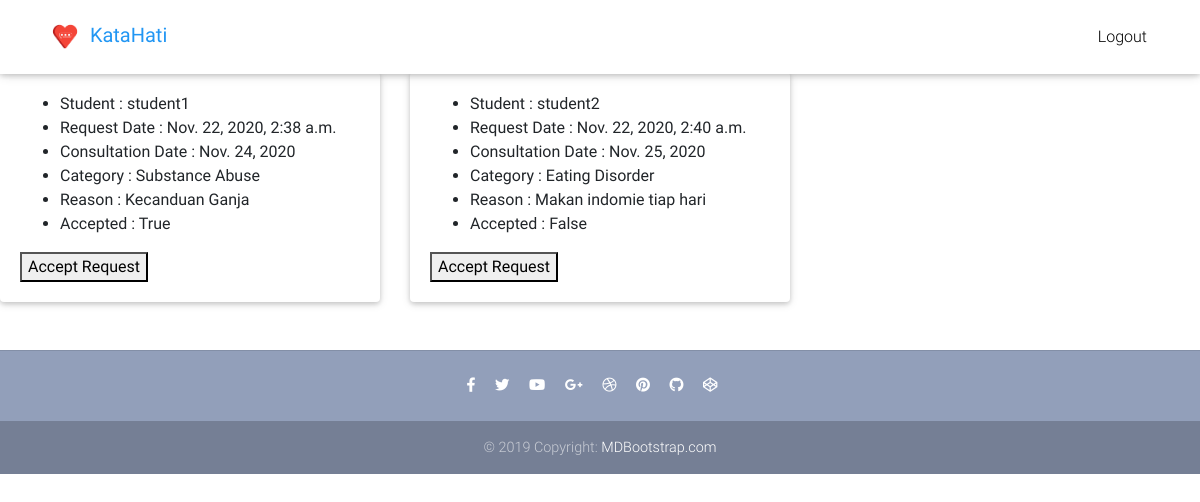
/professional/request_list/ (signed in), run on an earlier commit of the app's database.
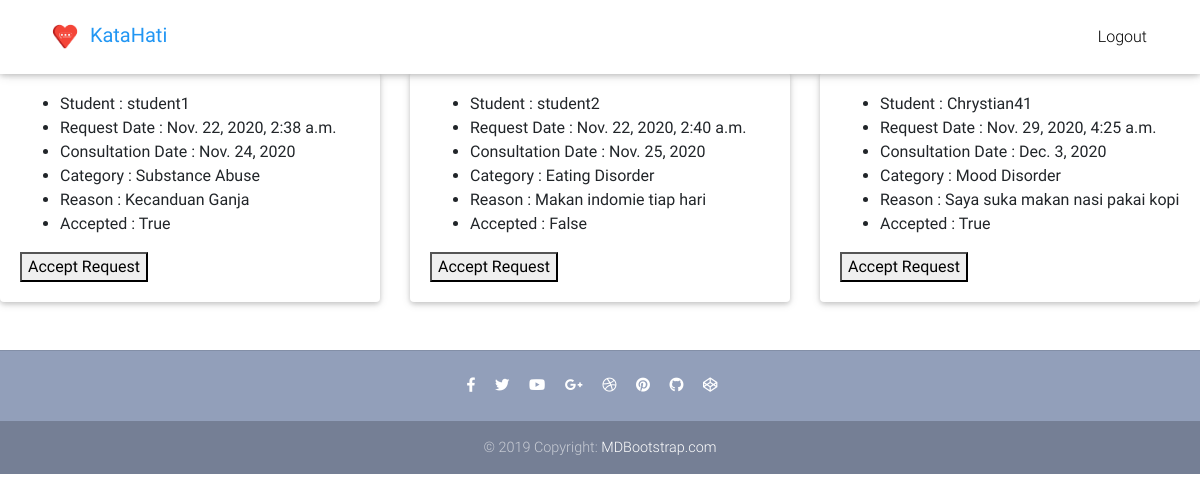
And on a later commit of the database.
### core/models.py (models this page shows, shortened)
class ConsultationRequest(models.Model):
    student = models.ForeignKey(
        "StudentProfile",  on_delete=models.SET_NULL, blank=True, null=True
    )
    professional = models.ForeignKey(
        "ProfessionalProfile",  on_delete=models.SET_NULL, blank=True, null=True
    )
    accepted = models.BooleanField(default=False)
    request_date = models.DateTimeField(auto_now_add=True)
    consultation_date = models.DateField(null=True)
    consultation_hour = models.CharField(null=True, max_length=20)
    category = models.ManyToManyField(CategoryChoices)
    reason = models.TextField()

class StudentProfile(models.Model):
    user = models.OneToOneField(
        User, on_delete=models.CASCADE, primary_key=True)
    fullname = models.TextField(default="NAME")
    nim = models.TextField()
    email = models.EmailField(default="EMAIL")
    def __str__(self):
        return self.user.username

class User(AbstractUser):
    is_student = models.BooleanField(default=False)
    is_professional = models.BooleanField(default=False)

class CategoryChoices(models.Model):
    category = models.CharField(max_length=50)
    def __str__(self):
        return self.category

### core/views.py (the view)
# urls.py: path('professional/request_list/', ProfessionalRequestListView.as_view(), name="professional_request_list"),
class ProfessionalRequestListView(ListView):
    model = ConsultationRequest
    paginate_by = 10
    template_name = "professional_request_list.html"
    def get_queryset(self):
        filter_val = self.request.user
        new_context = ConsultationRequest.objects.filter(
            professional__user=filter_val,
        )
        return new_context

### templates/professional_request_list.html (shortened to what this page needs)
{% extends "base.html" %}
{% block content %}
<main>
    <section class="text-center mb-4">
        <div class="row wow fadeIn">
          {% for item in object_list %}
          <div class="col-lg-4 col-md-6 mb-4">
            <div class="card">
              <div class="card-body text-left">
                <ul>
                    <li>Student : {{ item.student }}</li>
                    <li>Request Date : {{ item.request_date }}</li>
                    <li>Consultation Date : {{ item.consultation_date}}</li>
                    <li>Category :
                        {% for i in item.category.all %}
                            {{i}}
                        {% endfor %}
                    </li>
                    <li>Reason : {{ item.reason}}</li>
                    <li>Accepted : {{ item.accepted }}</li>
                </ul>
                <button class="accept-button" id="btn-{{item.id}}" value="{{ item.id }}">Accept Request</button>
              </div>
            </div>
          </div>
          {% endfor %}
        </div>
      </section>
</main>
{% endblock content %}

What changed in the data, as far as the page shows it:
added ConsultationRequest: student "Chrystian41", request_date "Nov. 29, 2020, 4:25 a.m.", consultation_date "Dec. 3, 2020", reason "Saya suka makan nasi pakai kopi", accepted "True", {{ item.id }} 7 (drawn)
now on this page (row unchanged): CategoryChoices: category "Mood Disorder", shown under "Chrystian41"
